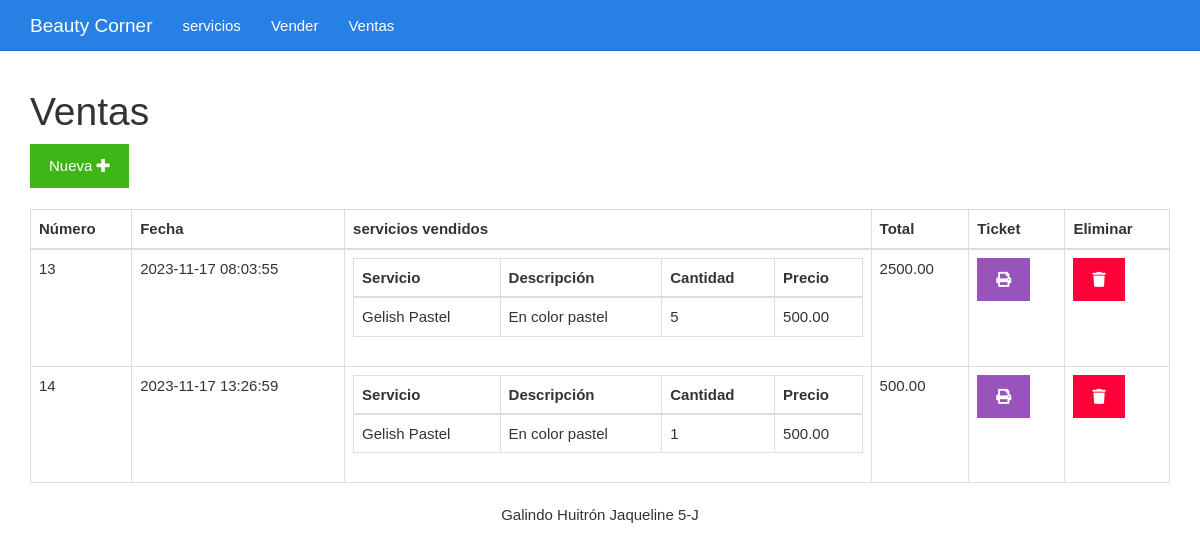
Page /ventas.php on the committed database.
### tables this page shows
CREATE TABLE `ventas` (
  `id` bigint(20) UNSIGNED NOT NULL,
  `fecha` datetime NOT NULL,
  `total` decimal(7,2) DEFAULT NULL
);

### ventas.php (the view)
<?php include_once "encabezado.php" ?>
<?php
include_once "base_de_datos.php";
$sentencia = $base_de_datos->query("SELECT ventas.total, ventas.fecha, ventas.id, GROUP_CONCAT(	servicios.nomservicio, '..',  servicios.descripcion, '..',  servicios.precio, '..', servicios_vendidos.cantidad SEPARATOR '__') AS servicios FROM ventas INNER JOIN servicios_vendidos ON servicios_vendidos.id_venta = ventas.id INNER JOIN servicios ON servicios.id = servicios_vendidos.id_servicio GROUP BY ventas.id ORDER BY ventas.id;");
$ventas = $sentencia->fetchAll(PDO::FETCH_OBJ);
?>
	<div class="col-xs-12">
		<h1>Ventas</h1>
		<div>
			<a class="btn btn-success" href="./vender.php">Nueva <i class="fa fa-plus"></i></a>
		</div>
		<br>
		<table class="table table-bordered">
			<thead>
				<tr>
					<th>Número</th>
					<th>Fecha</th>
					<th>servicios vendidos</th>
					<th>Total</th>
					<th>Ticket</th>
					<th>Eliminar</th>
				</tr>
			</thead>
			<tbody>
				<?php foreach($ventas as $venta){ ?>
				<tr>
					<td><?php echo $venta->id ?></td>
					<td><?php echo $venta->fecha ?></td>
					<td>
						<table class="table table-bordered">
							<thead>
								<tr>
									<th>Servicio</th>
									<th>Descripción</th>
									<th>Cantidad</th>
									<th>Precio</th>
								</tr>
							</thead>
							<tbody>
								<?php foreach(explode("__", $venta->servicios) as $serviciosConcatenados){
								$servicio = explode("..", $serviciosConcatenados)
								?>
								<tr>
									<td><?php echo $servicio[0] ?></td>
									<td><?php echo $servicio[1] ?></td>
									<td><?php echo $servicio[3] ?></td>
									<td><?php echo $servicio[2] ?></td>
								</tr>
								<?php } ?>
							</tbody>
						</table>
					</td>
					<td><?php echo $venta->total ?></td>
					<td><a class="btn btn-info" href="<?php echo "imprimirTicket.php?id=" . $venta->id?>"><i class="fa fa-print"></i></a></td>
					<td><a class="btn btn-danger" href="<?php echo "eliminarVenta.php?id=" . $venta->id?>"><i class="fa fa-trash"></i></a></td>
				</tr>
				<?php } ?>
			</tbody>
		</table>
	</div>
<?php include_once "pie.php" ?>

### css/estilo.css (style rules this page uses)
body { padding-top: 70px; }

### rows in the picture
ventas: id "13", fecha "2023-11-17 08:03:55", servicio "Gelish Pastel", servicio "En color pastel", servicio "5", servicio "500.00", total "2500.00"
ventas: id "14", fecha "2023-11-17 13:26:59", servicio "Gelish Pastel", servicio "En color pastel", servicio "1", servicio "500.00", total "500.00"
